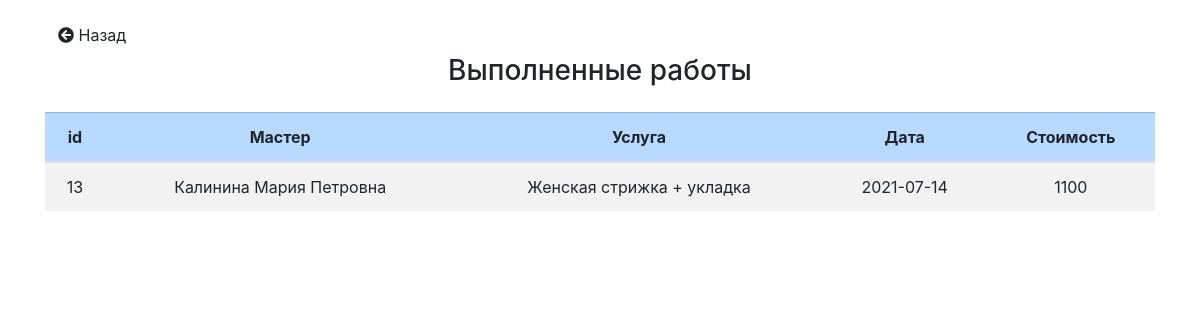
Screenshot of /working.php?master_id=1 with the database file from the repository.
### tables this page shows
CREATE TABLE work_accounting (
  id integer primary key,
  id_employees integer,
  id_service integer,
  date_of_recording date,
  start_work_time time null,
  end_work_time time null,
  work_state varchar(30) null default 'запланировано',
  client_surname varchar(40) null,
  client_name varchar(40) null,
  client_patronymic varchar(40) null,
  client_phone_number varchar(11) null,
  
  foreign key (id_employees) references employees (id),
  foreign key(id_service)  references service(id),
  
  check (work_state = 'в процессе работы' or work_state = 'запланировано' or work_state = 'завершено' or work_state = 'отмена')
);

CREATE TABLE service (
  id integer primary key,
  service_name varchar,
  price float,
  duration_of_service float
);

### public/working.php (the view, shortened to what this page needs)
<?php
include 'connection_with_base.php';
$id = $_GET['master_id'];
$query = "SELECT employees.id AS 'id',
employees.surname || ' ' || employees.name || ' ' || employees.patronymic AS 'master',
work_accounting.date_of_recording AS 'date',
service.service_name AS 'service_name',
service.price AS 'price',
work_accounting.id AS 'wid'
FROM work_accounting INNER JOIN employees
ON work_accounting.id_employees = employees.id
INNER JOIN service
ON work_accounting.id_service = service.id
WHERE employees.id = ?
";
$query = $pdo->prepare($query);
$query->execute([$id]);
$result = $query->fetchAll(); ?>
<!doctype html>
<html lang="en">
<head>
  <link rel="stylesheet" href="https://stackpath.bootstrapcdn.com/bootstrap/4.3.1/css/bootstrap.min.css">
  <link rel="stylesheet" type="text/css" href="https://cdnjs.cloudflare.com/ajax/libs/font-awesome/5.9.0/css/all.css">
</head>
<body>
  <div class="container">
    <div class="row">
      <div class="col-12">
        <a href="index.php"><button class="btn btn-submit mt-3"><i class="fa fa-arrow-circle-left"></i> Назад</button></a>
        <h3 class='headers mt'>Выполненные работы</h2>
          <table class="table table-striped table-hover mt-4 text-center">
            <thead class="table-primary">
              <th>id</th>
              <th>Мастер</th>
              <th>Услуга</th>
              <th>Дата</th>
              <th>Стоимость</th>
            </thead>
            <tbody>
              <?php foreach ($result as $value) { ?>
                <tr>
                  <td><?= $value['wid'] ?></td>
                  <td><?= $value['master'] ?></td>
                  <td><?= $value['service_name'] ?></td>
                  <td><?= $value['date'] ?></td>
                  <td><?= $value['price'] ?></td>
                </tr> <?php } ?>
            </tbody>
          </table>
      </div>
    </div>
  </div>
</body>
</html>

### public/working.php (style rules this page uses)
.headers { text-align: center; }

### rows the page displays
work_accounting: id "13", master "Калинина Мария Петровна", id_service.service_name "Женская стрижка + укладка", date_of_recording "2021-07-14", id_service.price "1100"
